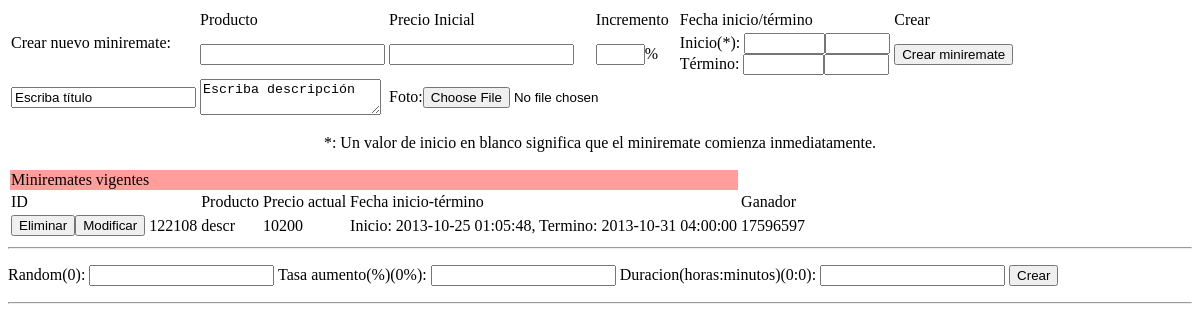
The page /miniremates_edit.php (signed in) on the database its author committed.
### tables this page shows
CREATE TABLE `miniremates` (
  `id_miniremate` int(11) NOT NULL AUTO_INCREMENT,
  `id_producto` int(11) NOT NULL,
  `fecha_inicio` timestamp NOT NULL DEFAULT CURRENT_TIMESTAMP,
  `fecha_termino` timestamp NOT NULL DEFAULT '0000-00-00 00:00:00',
  `rut_ganador` int(11) NOT NULL,
  `monto_actual` int(11) NOT NULL,
  `incremento` int(11) DEFAULT '10',
  `finalizado` tinyint(1) DEFAULT '0',
  `monto_inicial` int(11) NOT NULL,
  `foto` varchar(250) DEFAULT NULL,
  `texto` text,
  `titulo` varchar(40) DEFAULT NULL,
  `notificado` tinyint(1) DEFAULT '0',
  `auto` tinyint(1) DEFAULT '0',
  `limpio` tinyint(1) DEFAULT '1',
  `delta` int(11) DEFAULT '0',
  `pagado` tinyint(1) DEFAULT '0',
  `info` text,
  PRIMARY KEY (`id_miniremate`)
);

CREATE TABLE `productos` (
  `id_producto` int(11) NOT NULL AUTO_INCREMENT,
  `nombre` varchar(150) DEFAULT NULL,
  `descripcion` mediumtext,
  `precio_min` int(11) DEFAULT NULL,
  `foto1` varchar(70) DEFAULT NULL,
  `foto2` varchar(70) DEFAULT NULL,
  `foto3` varchar(70) DEFAULT NULL,
  `foto4` varchar(70) DEFAULT NULL,
  `subunidades` int(11) DEFAULT '1',
  `ultimo_orden` int(11) NOT NULL DEFAULT '3000',
  `rut_owner` int(11) DEFAULT '17596597',
  `foto_ref` varchar(200) DEFAULT NULL,
  `link` varchar(400) DEFAULT NULL,
  `visible` tinyint(1) DEFAULT '1',
  PRIMARY KEY (`id_producto`),
  KEY `fk_owner_producto` (`rut_owner`),
  CONSTRAINT `fk_owner_producto` FOREIGN KEY (`rut_owner`) REFERENCES `users` (`rut`)
);

### miniremates_edit.php (the view, shortened to what this page needs)
<?
    $r = mysql_query("select * from miniremates join productos using (id_producto) where miniremates.finalizado = false order by fecha_termino desc", dbConn::$cn);
    $activos = array();
    if ($r !== false && mysql_num_rows($r) > 0)
        while($row = mysql_fetch_assoc($r))
        {
            $activos[] = $row;
        }
?>
<link rel="stylesheet" href="jsDatePick_ltr.min.css" />
<link rel="stylesheet" href="timePicker.css" />
<form enctype="multipart/form-data" id="formu" method="post" action="miniauction_mod.php" target="ifr">
<table class="tabla">
<tr><td rowspan="2">Crear nuevo miniremate:</td><td>Producto</td><td>Precio Inicial</td><td>Incremento</td><td>Fecha inicio/término</td><td>Crear</td></tr>
<tr id="form-creamini">
    <td><input type="text" name="id_producto" id="buscadorproductos"/></td>
    <td><input type="text" name="monto_inicial" id="iprecio"/></td>
    <td><input type="text" name="incremento" size="3" id="incr"/>%</td>
    <td>
        Inicio(*): <input type="text" name="fecha_inicio" id="calendarinit" size="7" /><input type="text" name="hora_inicio" id="hourinit" size="5" /><br />
        Término: <input type="text" name="fecha_termino" id="calendar" size="7"/><input type="text" name="hora_termino" id="hour" size="5"/>
    </td>
    <td><input type="submit" class="submitea" value="Crear miniremate" /></td>
</tr>
<tr><td><input type="text" id="titulo" name="titulo" value="Escriba título"/></td><td><textarea name="texto" id="descr">Escriba descripción</textarea></td><td colspan="2">Foto:<input type="file" name="foto" /></td></tr>
</table>
</form>
<p class="centered">*: Un valor de inicio en blanco significa que el miniremate comienza inmediatamente.</p>
<table class="tabla">
    <tr style="background: #FF9E9B;"><td colspan="5">Miniremates vigentes</td></tr>
    <tr><td colspan="2">ID</td><td>Producto</td><td>Precio actual</td><td>Fecha inicio-término</td><td>Ganador</td></tr>
    <?
        foreach($activos as $ac)
        {
            echo "<tr><td><button data-borra=\"{$ac['id_miniremate']}\">Eliminar</button><button data-mod=\"{$ac['id_miniremate']}\">Modificar</button></td><td>{$ac['id_miniremate']}</td><td>{$ac['descripcion']}</td><td>{$ac['monto_actual']}</td><td>Inicio: {$ac['fecha_inicio']}, Termino: {$ac['fecha_termino']}</td><td>{$ac['rut_ganador']}</td></tr>";
        }
    ?>
</table>
<hr />
<p>Random(<?= consts::$automaticos[0] ?>): <input type="text" id="r_count" /> Tasa aumento(%)(<?= consts::$automaticos[1] ?>%): <input type="text" id="r_rate" /> Duracion(horas:minutos)(<?= consts::$automaticos[2].":".consts::$automaticos[3] ?>): <input type="text" id="r_length" /> <button id="r_exec">Crear</button></p>
<hr />

### miniremates_edit.php (style rules this page uses)
p.centered { text-align: center; }

### rows shown on the page
miniremates: id_miniremate "122108", id_producto.descripcion "descr", monto_actual "10200", fecha_inicio "2013-10-25 01:05:48", fecha_termino "2013-10-31 04:00:00", rut_ganador "17596597"

### other values the page prints
consts::$automaticos[0] "0"
consts::$automaticos[1] "0"
consts::$automaticos[2] "0"
consts::$automaticos[3] "0"
